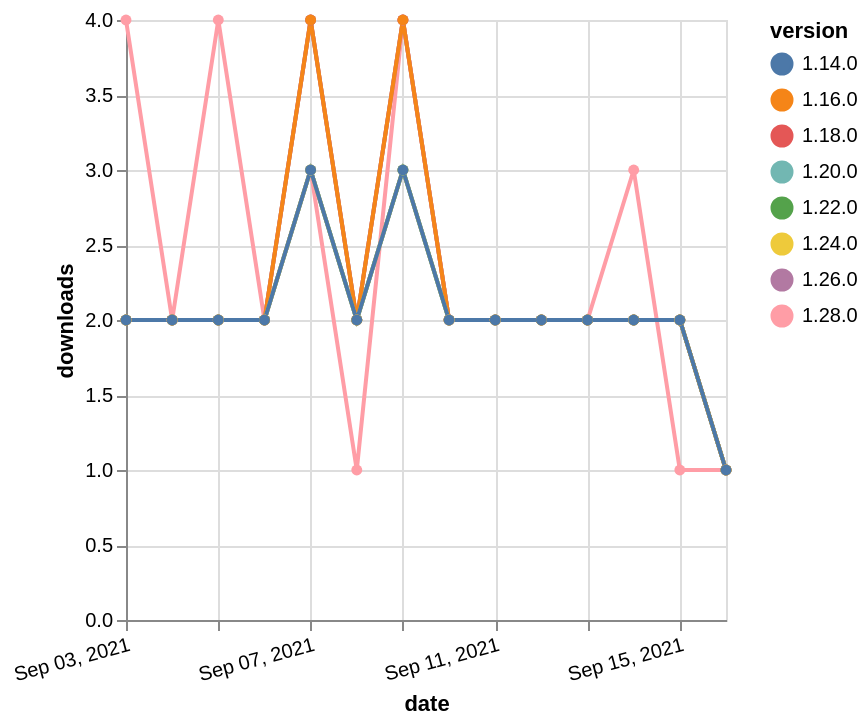

Here is the Vega-Lite specification saved for this chart:
### Vega-Lite specification from a JSON file in a GitHub repository (floating-point values rounded to 4 significant figures)
{"$schema": "https://vega.github.io/schema/vega-lite/v5.json", "description": "A simple bar chart with embedded data.", "data": {"values": [{"date": "2021-09-03", "total": 2165, "delta": 2, "version": "1.18.0"}, {"date": "2021-09-04", "total": 2167, "delta": 2, "version": "1.18.0"}, {"date": "2021-09-05", "total": 2169, "delta": 2, "version": "1.18.0"}, {"date": "2021-09-06", "total": 2171, "delta": 2, "version": "1.18.0"}, {"date": "2021-09-07", "total": 2175, "delta": 4, "version": "1.18.0"}, {"date": "2021-09-08", "total": 2177, "delta": 2, "version": "1.18.0"}, {"date": "2021-09-09", "total": 2181, "delta": 4, "version": "1.18.0"}, {"date": "2021-09-10", "total": 2183, "delta": 2, "version": "1.18.0"}, {"date": "2021-09-11", "total": 2185, "delta": 2, "version": "1.18.0"}, {"date": "2021-09-12", "total": 2187, "delta": 2, "version": "1.18.0"}, {"date": "2021-09-13", "total": 2189, "delta": 2, "version": "1.18.0"}, {"date": "2021-09-14", "total": 2191, "delta": 2, "version": "1.18.0"}, {"date": "2021-09-15", "total": 2193, "delta": 2, "version": "1.18.0"}, {"date": "2021-09-16", "total": 2194, "delta": 1, "version": "1.18.0"}, {"date": "2021-09-03", "total": 1441, "delta": 2, "version": "1.22.0"}, {"date": "2021-09-04", "total": 1443, "delta": 2, "version": "1.22.0"}, {"date": "2021-09-05", "total": 1445, "delta": 2, "version": "1.22.0"}, {"date": "2021-09-06", "total": 1447, "delta": 2, "version": "1.22.0"}, {"date": "2021-09-07", "total": 1450, "delta": 3, "version": "1.22.0"}, {"date": "2021-09-08", "total": 1452, "delta": 2, "version": "1.22.0"}, {"date": "2021-09-09", "total": 1455, "delta": 3, "version": "1.22.0"}, {"date": "2021-09-10", "total": 1457, "delta": 2, "version": "1.22.0"}, {"date": "2021-09-11", "total": 1459, "delta": 2, "version": "1.22.0"}, {"date": "2021-09-12", "total": 1461, "delta": 2, "version": "1.22.0"}, {"date": "2021-09-13", "total": 1463, "delta": 2, "version": "1.22.0"}, {"date": "2021-09-14", "total": 1465, "delta": 2, "version": "1.22.0"}, {"date": "2021-09-15", "total": 1467, "delta": 2, "version": "1.22.0"}, {"date": "2021-09-16", "total": 1468, "delta": 1, "version": "1.22.0"}, {"date": "2021-09-03", "total": 216, "delta": 4, "version": "1.28.0"}, {"date": "2021-09-04", "total": 218, "delta": 2, "version": "1.28.0"}, {"date": "2021-09-05", "total": 222, "delta": 4, "version": "1.28.0"}, {"date": "2021-09-06", "total": 224, "delta": 2, "version": "1.28.0"}, {"date": "2021-09-07", "total": 227, "delta": 3, "version": "1.28.0"}, {"date": "2021-09-08", "total": 228, "delta": 1, "version": "1.28.0"}, {"date": "2021-09-09", "total": 232, "delta": 4, "version": "1.28.0"}, {"date": "2021-09-10", "total": 234, "delta": 2, "version": "1.28.0"}, {"date": "2021-09-11", "total": 236, "delta": 2, "version": "1.28.0"}, {"date": "2021-09-12", "total": 238, "delta": 2, "version": "1.28.0"}, {"date": "2021-09-13", "total": 240, "delta": 2, "version": "1.28.0"}, {"date": "2021-09-14", "total": 243, "delta": 3, "version": "1.28.0"}, {"date": "2021-09-15", "total": 244, "delta": 1, "version": "1.28.0"}, {"date": "2021-09-16", "total": 245, "delta": 1, "version": "1.28.0"}, {"date": "2021-09-03", "total": 675, "delta": 2, "version": "1.26.0"}, {"date": "2021-09-04", "total": 677, "delta": 2, "version": "1.26.0"}, {"date": "2021-09-05", "total": 679, "delta": 2, "version": "1.26.0"}, {"date": "2021-09-06", "total": 681, "delta": 2, "version": "1.26.0"}, {"date": "2021-09-07", "total": 685, "delta": 4, "version": "1.26.0"}, {"date": "2021-09-08", "total": 687, "delta": 2, "version": "1.26.0"}, {"date": "2021-09-09", "total": 691, "delta": 4, "version": "1.26.0"}, {"date": "2021-09-10", "total": 693, "delta": 2, "version": "1.26.0"}, {"date": "2021-09-11", "total": 695, "delta": 2, "version": "1.26.0"}, {"date": "2021-09-12", "total": 697, "delta": 2, "version": "1.26.0"}, {"date": "2021-09-13", "total": 699, "delta": 2, "version": "1.26.0"}, {"date": "2021-09-14", "total": 701, "delta": 2, "version": "1.26.0"}, {"date": "2021-09-15", "total": 703, "delta": 2, "version": "1.26.0"}, {"date": "2021-09-16", "total": 704, "delta": 1, "version": "1.26.0"}, {"date": "2021-09-03", "total": 1655, "delta": 2, "version": "1.20.0"}, {"date": "2021-09-04", "total": 1657, "delta": 2, "version": "1.20.0"}, {"date": "2021-09-05", "total": 1659, "delta": 2, "version": "1.20.0"}, {"date": "2021-09-06", "total": 1661, "delta": 2, "version": "1.20.0"}, {"date": "2021-09-07", "total": 1664, "delta": 3, "version": "1.20.0"}, {"date": "2021-09-08", "total": 1666, "delta": 2, "version": "1.20.0"}, {"date": "2021-09-09", "total": 1669, "delta": 3, "version": "1.20.0"}, {"date": "2021-09-10", "total": 1671, "delta": 2, "version": "1.20.0"}, {"date": "2021-09-11", "total": 1673, "delta": 2, "version": "1.20.0"}, {"date": "2021-09-12", "total": 1675, "delta": 2, "version": "1.20.0"}, {"date": "2021-09-13", "total": 1677, "delta": 2, "version": "1.20.0"}, {"date": "2021-09-14", "total": 1679, "delta": 2, "version": "1.20.0"}, {"date": "2021-09-15", "total": 1681, "delta": 2, "version": "1.20.0"}, {"date": "2021-09-16", "total": 1682, "delta": 1, "version": "1.20.0"}, {"date": "2021-09-03", "total": 2450, "delta": 2, "version": "1.16.0"}, {"date": "2021-09-04", "total": 2452, "delta": 2, "version": "1.16.0"}, {"date": "2021-09-05", "total": 2454, "delta": 2, "version": "1.16.0"}, {"date": "2021-09-06", "total": 2456, "delta": 2, "version": "1.16.0"}, {"date": "2021-09-07", "total": 2460, "delta": 4, "version": "1.16.0"}, {"date": "2021-09-08", "total": 2462, "delta": 2, "version": "1.16.0"}, {"date": "2021-09-09", "total": 2466, "delta": 4, "version": "1.16.0"}, {"date": "2021-09-10", "total": 2468, "delta": 2, "version": "1.16.0"}, {"date": "2021-09-11", "total": 2470, "delta": 2, "version": "1.16.0"}, {"date": "2021-09-12", "total": 2472, "delta": 2, "version": "1.16.0"}, {"date": "2021-09-13", "total": 2474, "delta": 2, "version": "1.16.0"}, {"date": "2021-09-14", "total": 2476, "delta": 2, "version": "1.16.0"}, {"date": "2021-09-15", "total": 2478, "delta": 2, "version": "1.16.0"}, {"date": "2021-09-16", "total": 2479, "delta": 1, "version": "1.16.0"}, {"date": "2021-09-03", "total": 990, "delta": 2, "version": "1.24.0"}, {"date": "2021-09-04", "total": 992, "delta": 2, "version": "1.24.0"}, {"date": "2021-09-05", "total": 994, "delta": 2, "version": "1.24.0"}, {"date": "2021-09-06", "total": 996, "delta": 2, "version": "1.24.0"}, {"date": "2021-09-07", "total": 999, "delta": 3, "version": "1.24.0"}, {"date": "2021-09-08", "total": 1001, "delta": 2, "version": "1.24.0"}, {"date": "2021-09-09", "total": 1004, "delta": 3, "version": "1.24.0"}, {"date": "2021-09-10", "total": 1006, "delta": 2, "version": "1.24.0"}, {"date": "2021-09-11", "total": 1008, "delta": 2, "version": "1.24.0"}, {"date": "2021-09-12", "total": 1010, "delta": 2, "version": "1.24.0"}, {"date": "2021-09-13", "total": 1012, "delta": 2, "version": "1.24.0"}, {"date": "2021-09-14", "total": 1014, "delta": 2, "version": "1.24.0"}, {"date": "2021-09-15", "total": 1016, "delta": 2, "version": "1.24.0"}, {"date": "2021-09-16", "total": 1017, "delta": 1, "version": "1.24.0"}, {"date": "2021-09-03", "total": 2339, "delta": 2, "version": "1.14.0"}, {"date": "2021-09-04", "total": 2341, "delta": 2, "version": "1.14.0"}, {"date": "2021-09-05", "total": 2343, "delta": 2, "version": "1.14.0"}, {"date": "2021-09-06", "total": 2345, "delta": 2, "version": "1.14.0"}, {"date": "2021-09-07", "total": 2348, "delta": 3, "version": "1.14.0"}, {"date": "2021-09-08", "total": 2350, "delta": 2, "version": "1.14.0"}, {"date": "2021-09-09", "total": 2353, "delta": 3, "version": "1.14.0"}, {"date": "2021-09-10", "total": 2355, "delta": 2, "version": "1.14.0"}, {"date": "2021-09-11", "total": 2357, "delta": 2, "version": "1.14.0"}, {"date": "2021-09-12", "total": 2359, "delta": 2, "version": "1.14.0"}, {"date": "2021-09-13", "total": 2361, "delta": 2, "version": "1.14.0"}, {"date": "2021-09-14", "total": 2363, "delta": 2, "version": "1.14.0"}, {"date": "2021-09-15", "total": 2365, "delta": 2, "version": "1.14.0"}, {"date": "2021-09-16", "total": 2366, "delta": 1, "version": "1.14.0"}]}, "width": "container", "mark": {"type": "line", "point": {"filled": true}}, "encoding": {"x": {"field": "date", "type": "temporal", "timeUnit": "yearmonthdate", "title": "date", "axis": {"labelAngle": -15}}, "y": {"field": "delta", "type": "quantitative", "title": "downloads"}, "color": {"field": "version", "type": "nominal"}, "tooltip": {"field": "delta"}}}
